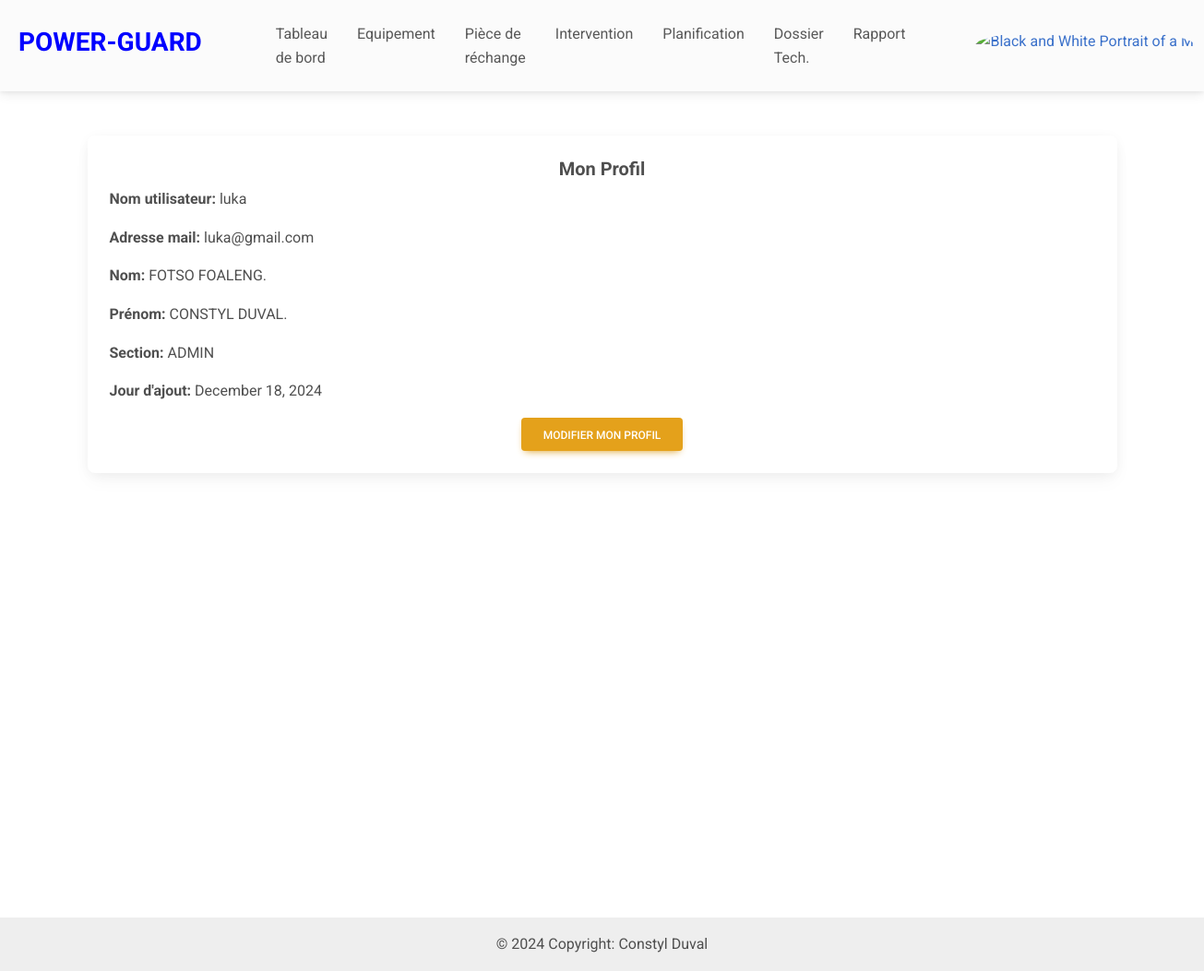
The app's page /profile/ (signed in) with its own data.
### eneo_pages/models.py (models this page shows, shortened)
class User(AbstractUser, PermissionsMixin):
    class Section(models.TextChoices):
        ADMIN = "ADMIN", 'Admin'
        DISJONCTEUR = "DISJONCTEUR", 'Disjoncteur'
        TRANSFORMATEUR = "TRANSFORMATEUR", 'Transformateur'
    section = models.CharField(max_length=50, choices=Section.choices, default=Section.ADMIN)
    objects = UserManager()

### eneo_pages/views.py (the view)
# urls.py: path('profile/', views.profile_view, name='profile'),
@login_required
def profile_view(request):
    user = request.user  # Get the currently logged-in user
    return render(request, 'auth/profile.html', {'user': user})

### eneo_pages/context_processor.py (called while the page is built)
def piece_rechange(request):
    return{'piece_rechange': Session(request)}

### eneo_pages/templates/auth/profile.html
{% extends "../base/base.html" %}
{% block body %}
<div class="container vh-100 mb-5 mt-5">
    <div class="card">
        <div class="card-body">
            <h5 class="card-title text-center fw-bold">Mon Profil</h5>
            <p><strong>Nom utilisateur:</strong> {{ user.username }}</p>
            <p><strong>Adresse mail:</strong> {{ user.email }}</p>
            <p><strong>Nom:</strong> {{ user.first_name }}</p>
            <p><strong>Prénom:</strong> {{ user.last_name }}</p>
            <p><strong>Section:</strong> {{ user.section }}</p>
            <p><strong>Jour d'ajout:</strong> {{ user.date_joined|date:"F j, Y" }}</p>
            <div class="text-center mt-3">
                <a href="{% url 'update_profile' %}" class="btn btn-warning">Modifier mon Profil</a>
            </div>
        </div>
    </div>
</div>
{% endblock %}

### eneo_pages/templates/base/base.html (style rules this page uses)
.card { transition: transform 0.3s; }

### records on screen
User: username "luka", email "luka@gmail.com", first_name "FOTSO FOALENG.", last_name "CONSTYL DUVAL.", section "ADMIN", date_joined "December 18, 2024"
